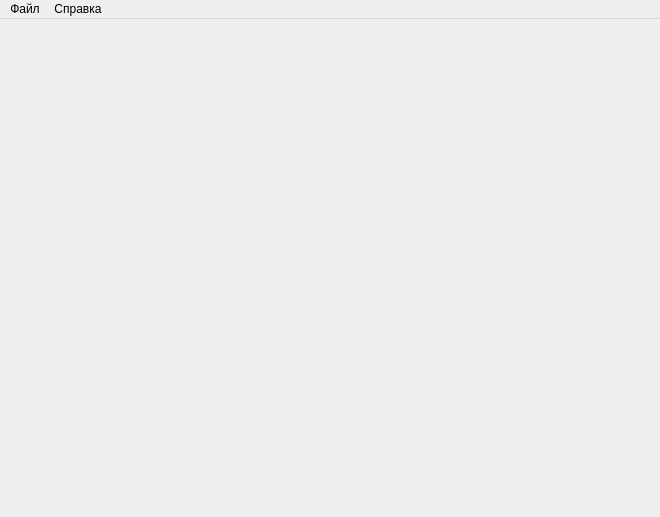
<?xml version="1.0" encoding="UTF-8"?>
<ui version="4.0">
 <class>MainWindow</class>
 <widget class="QMainWindow" name="MainWindow">
  <property name="geometry">
   <rect>
    <x>0</x>
    <y>0</y>
    <width>660</width>
    <height>517</height>
   </rect>
  </property>
  <property name="windowTitle">
   <string>Тестовое задание Мишин</string>
  </property>
  <widget class="QWidget" name="centralwidget">
   <layout class="QVBoxLayout" name="verticalLayout">
    <item>
     <widget class="QwtPlot" name="mapQwtPlot"/>
    </item>
   </layout>
  </widget>
  <widget class="QMenuBar" name="menubar">
   <property name="geometry">
    <rect>
     <x>0</x>
     <y>0</y>
     <width>660</width>
     <height>20</height>
    </rect>
   </property>
   <widget class="QMenu" name="fileMenu">
    <property name="title">
     <string>Файл</string>
    </property>
    <addaction name="uploadFileAction"/>
    <addaction name="closeAction"/>
   </widget>
   <widget class="QMenu" name="aboutMenu">
    <property name="title">
     <string>Справка</string>
    </property>
    <addaction name="aboutAction"/>
   </widget>
   <addaction name="fileMenu"/>
   <addaction name="aboutMenu"/>
  </widget>
  <action name="uploadFileAction">
   <property name="text">
    <string>Загрузить файл</string>
   </property>
  </action>
  <action name="closeAction">
   <property name="text">
    <string>Закрыть</string>
   </property>
  </action>
  <action name="aboutAction">
   <property name="text">
    <string>О программе</string>
   </property>
  </action>
 </widget>
 <customwidgets>
  <customwidget>
   <class>QwtPlot</class>
   <extends>QFrame</extends>
   <header>qwt_plot.h</header>
   <container>1</container>
  </customwidget>
 </customwidgets>
 <resources/>
 <connections/>
</ui>
